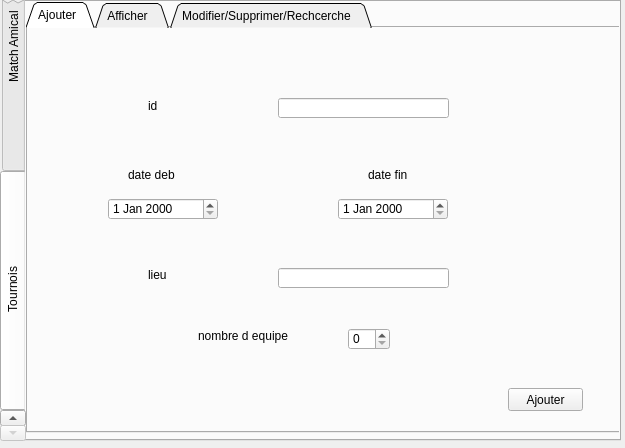
<?xml version="1.0" encoding="UTF-8"?>
<ui version="4.0">
 <class>Dialogplanification</class>
 <widget class="QDialog" name="Dialogplanification">
  <property name="geometry">
   <rect>
    <x>0</x>
    <y>0</y>
    <width>625</width>
    <height>448</height>
   </rect>
  </property>
  <property name="windowTitle">
   <string>Dialog</string>
  </property>
  <widget class="QTabWidget" name="tabWidget">
   <property name="geometry">
    <rect>
     <x>0</x>
     <y>0</y>
     <width>621</width>
     <height>441</height>
    </rect>
   </property>
   <property name="tabPosition">
    <enum>QTabWidget::West</enum>
   </property>
   <property name="currentIndex">
    <number>1</number>
   </property>
   <widget class="QWidget" name="tab_2">
    <attribute name="title">
     <string>                       Match Amical                      </string>
    </attribute>
    <widget class="QTabWidget" name="tabWidget_2">
     <property name="geometry">
      <rect>
       <x>0</x>
       <y>0</y>
       <width>591</width>
       <height>431</height>
      </rect>
     </property>
     <property name="tabShape">
      <enum>QTabWidget::Triangular</enum>
     </property>
     <property name="currentIndex">
      <number>0</number>
     </property>
     <widget class="QWidget" name="tab_7">
      <attribute name="title">
       <string>Ajouter  </string>
      </attribute>
      <widget class="QLabel" name="label_a1">
       <property name="geometry">
        <rect>
         <x>0</x>
         <y>0</y>
         <width>581</width>
         <height>411</height>
        </rect>
       </property>
       <property name="text">
        <string/>
       </property>
      </widget>
      <widget class="QPushButton" name="pb_ajouter_3">
       <property name="geometry">
        <rect>
         <x>490</x>
         <y>360</y>
         <width>75</width>
         <height>23</height>
        </rect>
       </property>
       <property name="text">
        <string>Ajouter</string>
       </property>
       <property name="icon">
        <iconset>
         <normaloff>../../Desktop/green-button-png-6.png</normaloff>../../Desktop/green-button-png-6.png</iconset>
       </property>
      </widget>
      <widget class="QLineEdit" name="lineEdit_id">
       <property name="geometry">
        <rect>
         <x>210</x>
         <y>80</y>
         <width>171</width>
         <height>20</height>
        </rect>
       </property>
      </widget>
      <widget class="QDateEdit" name="dateEdit_5">
       <property name="geometry">
        <rect>
         <x>230</x>
         <y>130</y>
         <width>110</width>
         <height>22</height>
        </rect>
       </property>
      </widget>
      <widget class="QLabel" name="label_24">
       <property name="geometry">
        <rect>
         <x>140</x>
         <y>140</y>
         <width>47</width>
         <height>13</height>
        </rect>
       </property>
       <property name="text">
        <string>date</string>
       </property>
      </widget>
      <widget class="QTimeEdit" name="timeEdit_13">
       <property name="geometry">
        <rect>
         <x>320</x>
         <y>270</y>
         <width>118</width>
         <height>22</height>
        </rect>
       </property>
      </widget>
      <widget class="QLabel" name="label_25">
       <property name="geometry">
        <rect>
         <x>150</x>
         <y>240</y>
         <width>47</width>
         <height>13</height>
        </rect>
       </property>
       <property name="text">
        <string>debut</string>
       </property>
      </widget>
      <widget class="QLineEdit" name="lineEdit_lieu">
       <property name="geometry">
        <rect>
         <x>210</x>
         <y>190</y>
         <width>171</width>
         <height>20</height>
        </rect>
       </property>
      </widget>
      <widget class="QLabel" name="label_23">
       <property name="geometry">
        <rect>
         <x>140</x>
         <y>190</y>
         <width>47</width>
         <height>13</height>
        </rect>
       </property>
       <property name="text">
        <string>lieu</string>
       </property>
      </widget>
      <widget class="QLabel" name="label_26">
       <property name="geometry">
        <rect>
         <x>350</x>
         <y>240</y>
         <width>47</width>
         <height>13</height>
        </rect>
       </property>
       <property name="text">
        <string>fin</string>
       </property>
      </widget>
      <widget class="QLabel" name="label_20">
       <property name="geometry">
        <rect>
         <x>140</x>
         <y>80</y>
         <width>61</width>
         <height>16</height>
        </rect>
       </property>
       <property name="text">
        <string>id</string>
       </property>
      </widget>
      <widget class="QTimeEdit" name="timeEdit_12">
       <property name="geometry">
        <rect>
         <x>120</x>
         <y>270</y>
         <width>118</width>
         <height>22</height>
        </rect>
       </property>
      </widget>
     </widget>
     <widget class="QWidget" name="tab_8">
      <attribute name="title">
       <string>Afficher   </string>
      </attribute>
      <widget class="QLabel" name="label_a2">
       <property name="geometry">
        <rect>
         <x>0</x>
         <y>0</y>
         <width>581</width>
         <height>411</height>
        </rect>
       </property>
       <property name="text">
        <string/>
       </property>
      </widget>
      <widget class="QTableView" name="tabmatch">
       <property name="geometry">
        <rect>
         <x>30</x>
         <y>30</y>
         <width>521</width>
         <height>241</height>
        </rect>
       </property>
      </widget>
      <widget class="QPushButton" name="pushButton_2">
       <property name="geometry">
        <rect>
         <x>380</x>
         <y>280</y>
         <width>91</width>
         <height>23</height>
        </rect>
       </property>
       <property name="text">
        <string>Imprimer pdf</string>
       </property>
       <property name="icon">
        <iconset>
         <normaloff>../../Desktop/small-button-clip-art-clkerm-vector-clip-art-37.png</normaloff>../../Desktop/small-button-clip-art-clkerm-vector-clip-art-37.png</iconset>
       </property>
      </widget>
      <widget class="QPushButton" name="pushButton_4">
       <property name="geometry">
        <rect>
         <x>110</x>
         <y>280</y>
         <width>51</width>
         <height>23</height>
        </rect>
       </property>
       <property name="text">
        <string>tri desc</string>
       </property>
      </widget>
      <widget class="QPushButton" name="pushButton_5">
       <property name="geometry">
        <rect>
         <x>50</x>
         <y>280</y>
         <width>51</width>
         <height>23</height>
        </rect>
       </property>
       <property name="text">
        <string>tri asc</string>
       </property>
      </widget>
     </widget>
     <widget class="QWidget" name="tab_9">
      <attribute name="title">
       <string>Modifier /Supprimer/Recherche</string>
      </attribute>
      <widget class="QLabel" name="label_a3">
       <property name="geometry">
        <rect>
         <x>0</x>
         <y>0</y>
         <width>621</width>
         <height>431</height>
        </rect>
       </property>
       <property name="text">
        <string/>
       </property>
      </widget>
      <widget class="QLabel" name="label_35">
       <property name="geometry">
        <rect>
         <x>210</x>
         <y>20</y>
         <width>61</width>
         <height>16</height>
        </rect>
       </property>
       <property name="text">
        <string>Recherche </string>
       </property>
      </widget>
      <widget class="QLabel" name="label_21">
       <property name="geometry">
        <rect>
         <x>40</x>
         <y>310</y>
         <width>89</width>
         <height>20</height>
        </rect>
       </property>
       <property name="text">
        <string>ID</string>
       </property>
      </widget>
      <widget class="QLabel" name="label_27">
       <property name="geometry">
        <rect>
         <x>40</x>
         <y>341</y>
         <width>89</width>
         <height>20</height>
        </rect>
       </property>
       <property name="text">
        <string>Lieu</string>
       </property>
      </widget>
      <widget class="QLineEdit" name="Recherchid">
       <property name="geometry">
        <rect>
         <x>270</x>
         <y>20</y>
         <width>113</width>
         <height>20</height>
        </rect>
       </property>
      </widget>
      <widget class="QLineEdit" name="modlieu">
       <property name="geometry">
        <rect>
         <x>140</x>
         <y>340</y>
         <width>69</width>
         <height>20</height>
        </rect>
       </property>
      </widget>
      <widget class="QLineEdit" name="modid">
       <property name="geometry">
        <rect>
         <x>140</x>
         <y>310</y>
         <width>69</width>
         <height>20</height>
        </rect>
       </property>
      </widget>
      <widget class="QLabel" name="label_34">
       <property name="geometry">
        <rect>
         <x>40</x>
         <y>372</y>
         <width>89</width>
         <height>20</height>
        </rect>
       </property>
       <property name="text">
        <string>Date</string>
       </property>
      </widget>
      <widget class="QPushButton" name="pb_ajouter_7">
       <property name="geometry">
        <rect>
         <x>470</x>
         <y>360</y>
         <width>75</width>
         <height>23</height>
        </rect>
       </property>
       <property name="text">
        <string>Modifier</string>
       </property>
       <property name="icon">
        <iconset>
         <normaloff>../../Desktop/green-button-png-6.png</normaloff>../../Desktop/green-button-png-6.png</iconset>
       </property>
      </widget>
      <widget class="QLabel" name="label_33">
       <property name="geometry">
        <rect>
         <x>230</x>
         <y>320</y>
         <width>89</width>
         <height>20</height>
        </rect>
       </property>
       <property name="text">
        <string>Heure Debut</string>
       </property>
      </widget>
      <widget class="QLabel" name="label">
       <property name="geometry">
        <rect>
         <x>230</x>
         <y>360</y>
         <width>71</width>
         <height>16</height>
        </rect>
       </property>
       <property name="text">
        <string>Heure Fin</string>
       </property>
      </widget>
      <widget class="QTimeEdit" name="modhdebut">
       <property name="geometry">
        <rect>
         <x>310</x>
         <y>320</y>
         <width>118</width>
         <height>22</height>
        </rect>
       </property>
      </widget>
      <widget class="QTimeEdit" name="modhfin">
       <property name="geometry">
        <rect>
         <x>310</x>
         <y>360</y>
         <width>118</width>
         <height>22</height>
        </rect>
       </property>
      </widget>
      <widget class="QTableView" name="AffichRecherche">
       <property name="geometry">
        <rect>
         <x>20</x>
         <y>60</y>
         <width>541</width>
         <height>221</height>
        </rect>
       </property>
      </widget>
      <widget class="QLineEdit" name="moddate">
       <property name="geometry">
        <rect>
         <x>140</x>
         <y>370</y>
         <width>71</width>
         <height>20</height>
        </rect>
       </property>
      </widget>
      <widget class="QPushButton" name="pb_supprimer_4">
       <property name="geometry">
        <rect>
         <x>470</x>
         <y>320</y>
         <width>75</width>
         <height>23</height>
        </rect>
       </property>
       <property name="text">
        <string>Supprimer</string>
       </property>
       <property name="icon">
        <iconset>
         <normaloff>../../Desktop/rectangle-button-icon-png-6.png</normaloff>../../Desktop/rectangle-button-icon-png-6.png</iconset>
       </property>
      </widget>
     </widget>
    </widget>
   </widget>
   <widget class="QWidget" name="tab">
    <attribute name="title">
     <string>                          Tournois                         </string>
    </attribute>
    <widget class="QLabel" name="label_8">
     <property name="geometry">
      <rect>
       <x>-20</x>
       <y>-10</y>
       <width>531</width>
       <height>371</height>
      </rect>
     </property>
     <property name="text">
      <string/>
     </property>
    </widget>
    <widget class="QTabWidget" name="tabWidget_3">
     <property name="geometry">
      <rect>
       <x>0</x>
       <y>0</y>
       <width>601</width>
       <height>431</height>
      </rect>
     </property>
     <property name="tabShape">
      <enum>QTabWidget::Triangular</enum>
     </property>
     <property name="currentIndex">
      <number>0</number>
     </property>
     <widget class="QWidget" name="tab_13">
      <attribute name="title">
       <string>Ajouter  </string>
      </attribute>
      <widget class="QLabel" name="label_a1_3">
       <property name="geometry">
        <rect>
         <x>0</x>
         <y>0</y>
         <width>591</width>
         <height>411</height>
        </rect>
       </property>
       <property name="text">
        <string/>
       </property>
      </widget>
      <widget class="QDateEdit" name="dateEdit_7">
       <property name="geometry">
        <rect>
         <x>80</x>
         <y>170</y>
         <width>110</width>
         <height>22</height>
        </rect>
       </property>
      </widget>
      <widget class="QLineEdit" name="lineEditid">
       <property name="geometry">
        <rect>
         <x>250</x>
         <y>70</y>
         <width>171</width>
         <height>20</height>
        </rect>
       </property>
      </widget>
      <widget class="QLineEdit" name="lineEdit_lieu_2">
       <property name="geometry">
        <rect>
         <x>250</x>
         <y>240</y>
         <width>171</width>
         <height>20</height>
        </rect>
       </property>
      </widget>
      <widget class="QSpinBox" name="spinBox_2">
       <property name="geometry">
        <rect>
         <x>320</x>
         <y>300</y>
         <width>42</width>
         <height>22</height>
        </rect>
       </property>
      </widget>
      <widget class="QDateEdit" name="dateEdit_2">
       <property name="geometry">
        <rect>
         <x>310</x>
         <y>170</y>
         <width>110</width>
         <height>22</height>
        </rect>
       </property>
      </widget>
      <widget class="QLabel" name="label_32">
       <property name="geometry">
        <rect>
         <x>120</x>
         <y>70</y>
         <width>61</width>
         <height>16</height>
        </rect>
       </property>
       <property name="text">
        <string>id</string>
       </property>
      </widget>
      <widget class="QLabel" name="label_5">
       <property name="geometry">
        <rect>
         <x>170</x>
         <y>300</y>
         <width>111</width>
         <height>16</height>
        </rect>
       </property>
       <property name="text">
        <string>nombre d equipe</string>
       </property>
      </widget>
      <widget class="QLabel" name="label_6">
       <property name="geometry">
        <rect>
         <x>340</x>
         <y>140</y>
         <width>47</width>
         <height>13</height>
        </rect>
       </property>
       <property name="text">
        <string>date fin</string>
       </property>
      </widget>
      <widget class="QLabel" name="label_39">
       <property name="geometry">
        <rect>
         <x>100</x>
         <y>140</y>
         <width>47</width>
         <height>13</height>
        </rect>
       </property>
       <property name="text">
        <string>date debut</string>
       </property>
      </widget>
      <widget class="QLabel" name="label_40">
       <property name="geometry">
        <rect>
         <x>120</x>
         <y>240</y>
         <width>47</width>
         <height>13</height>
        </rect>
       </property>
       <property name="text">
        <string>lieu</string>
       </property>
      </widget>
      <widget class="QPushButton" name="pb_ajouter_5">
       <property name="geometry">
        <rect>
         <x>480</x>
         <y>360</y>
         <width>75</width>
         <height>23</height>
        </rect>
       </property>
       <property name="text">
        <string>Ajouter</string>
       </property>
       <property name="icon">
        <iconset>
         <normaloff>../../Desktop/green-button-png-6.png</normaloff>../../Desktop/green-button-png-6.png</iconset>
       </property>
      </widget>
     </widget>
     <widget class="QWidget" name="tab_14">
      <attribute name="title">
       <string>Afficher   </string>
      </attribute>
      <widget class="QLabel" name="label_lum2_4">
       <property name="geometry">
        <rect>
         <x>-10</x>
         <y>-10</y>
         <width>571</width>
         <height>311</height>
        </rect>
       </property>
       <property name="text">
        <string/>
       </property>
      </widget>
      <widget class="QLabel" name="label_a2_3">
       <property name="geometry">
        <rect>
         <x>0</x>
         <y>0</y>
         <width>591</width>
         <height>411</height>
        </rect>
       </property>
       <property name="text">
        <string/>
       </property>
      </widget>
      <widget class="QPushButton" name="pushButton_8">
       <property name="geometry">
        <rect>
         <x>360</x>
         <y>270</y>
         <width>91</width>
         <height>23</height>
        </rect>
       </property>
       <property name="text">
        <string>Imprimer pdf</string>
       </property>
       <property name="icon">
        <iconset>
         <normaloff>../../Desktop/small-button-clip-art-clkerm-vector-clip-art-37.png</normaloff>../../Desktop/small-button-clip-art-clkerm-vector-clip-art-37.png</iconset>
       </property>
      </widget>
      <widget class="QTableView" name="tabmatch2">
       <property name="geometry">
        <rect>
         <x>20</x>
         <y>20</y>
         <width>551</width>
         <height>241</height>
        </rect>
       </property>
      </widget>
      <widget class="QPushButton" name="pushButton_9">
       <property name="geometry">
        <rect>
         <x>90</x>
         <y>270</y>
         <width>51</width>
         <height>23</height>
        </rect>
       </property>
       <property name="text">
        <string>tri desc</string>
       </property>
      </widget>
      <widget class="QPushButton" name="pushButton_10">
       <property name="geometry">
        <rect>
         <x>30</x>
         <y>270</y>
         <width>51</width>
         <height>23</height>
        </rect>
       </property>
       <property name="text">
        <string>tri asc</string>
       </property>
      </widget>
     </widget>
     <widget class="QWidget" name="tab_15">
      <attribute name="title">
       <string>Modifier/Supprimer/Rechcerche   </string>
      </attribute>
      <widget class="QLabel" name="label_lum3_4">
       <property name="geometry">
        <rect>
         <x>0</x>
         <y>0</y>
         <width>571</width>
         <height>301</height>
        </rect>
       </property>
       <property name="text">
        <string/>
       </property>
      </widget>
      <widget class="QLabel" name="label_a3_3">
       <property name="geometry">
        <rect>
         <x>0</x>
         <y>0</y>
         <width>601</width>
         <height>411</height>
        </rect>
       </property>
       <property name="text">
        <string/>
       </property>
      </widget>
      <widget class="QPushButton" name="pb_supprimer_5">
       <property name="geometry">
        <rect>
         <x>460</x>
         <y>320</y>
         <width>75</width>
         <height>23</height>
        </rect>
       </property>
       <property name="text">
        <string>Supprimer</string>
       </property>
       <property name="icon">
        <iconset>
         <normaloff>../../Desktop/rectangle-button-icon-png-6.png</normaloff>../../Desktop/rectangle-button-icon-png-6.png</iconset>
       </property>
      </widget>
      <widget class="QLineEdit" name="modlieu_3">
       <property name="geometry">
        <rect>
         <x>130</x>
         <y>340</y>
         <width>69</width>
         <height>20</height>
        </rect>
       </property>
      </widget>
      <widget class="QLabel" name="label_7">
       <property name="geometry">
        <rect>
         <x>220</x>
         <y>350</y>
         <width>71</width>
         <height>16</height>
        </rect>
       </property>
       <property name="text">
        <string>date Fin</string>
       </property>
      </widget>
      <widget class="QLabel" name="label_41">
       <property name="geometry">
        <rect>
         <x>30</x>
         <y>341</y>
         <width>89</width>
         <height>20</height>
        </rect>
       </property>
       <property name="text">
        <string>Lieu</string>
       </property>
      </widget>
      <widget class="QLineEdit" name="modid_3">
       <property name="geometry">
        <rect>
         <x>130</x>
         <y>310</y>
         <width>69</width>
         <height>20</height>
        </rect>
       </property>
      </widget>
      <widget class="QPushButton" name="pb_ajouter_9">
       <property name="geometry">
        <rect>
         <x>460</x>
         <y>360</y>
         <width>75</width>
         <height>23</height>
        </rect>
       </property>
       <property name="text">
        <string>Modifier</string>
       </property>
       <property name="icon">
        <iconset>
         <normaloff>../../Desktop/green-button-png-6.png</normaloff>../../Desktop/green-button-png-6.png</iconset>
       </property>
      </widget>
      <widget class="QLabel" name="label_43">
       <property name="geometry">
        <rect>
         <x>200</x>
         <y>20</y>
         <width>61</width>
         <height>16</height>
        </rect>
       </property>
       <property name="text">
        <string>Recherche </string>
       </property>
      </widget>
      <widget class="QLineEdit" name="Recherchid_3">
       <property name="geometry">
        <rect>
         <x>260</x>
         <y>20</y>
         <width>113</width>
         <height>20</height>
        </rect>
       </property>
      </widget>
      <widget class="QLabel" name="label_44">
       <property name="geometry">
        <rect>
         <x>220</x>
         <y>310</y>
         <width>89</width>
         <height>20</height>
        </rect>
       </property>
       <property name="text">
        <string>date Debut</string>
       </property>
      </widget>
      <widget class="QTableView" name="AffichRecherche_3">
       <property name="geometry">
        <rect>
         <x>10</x>
         <y>60</y>
         <width>541</width>
         <height>221</height>
        </rect>
       </property>
      </widget>
      <widget class="QLabel" name="label_45">
       <property name="geometry">
        <rect>
         <x>30</x>
         <y>310</y>
         <width>89</width>
         <height>20</height>
        </rect>
       </property>
       <property name="text">
        <string>ID</string>
       </property>
      </widget>
      <widget class="QLabel" name="label_46">
       <property name="geometry">
        <rect>
         <x>150</x>
         <y>380</y>
         <width>89</width>
         <height>20</height>
        </rect>
       </property>
       <property name="text">
        <string>nombre d'equipe</string>
       </property>
      </widget>
      <widget class="QLineEdit" name="moddd">
       <property name="geometry">
        <rect>
         <x>300</x>
         <y>310</y>
         <width>113</width>
         <height>20</height>
        </rect>
       </property>
      </widget>
      <widget class="QLineEdit" name="moddf">
       <property name="geometry">
        <rect>
         <x>300</x>
         <y>350</y>
         <width>113</width>
         <height>20</height>
        </rect>
       </property>
      </widget>
      <widget class="QLineEdit" name="modnbr">
       <property name="geometry">
        <rect>
         <x>240</x>
         <y>380</y>
         <width>41</width>
         <height>20</height>
        </rect>
       </property>
      </widget>
     </widget>
    </widget>
   </widget>
  </widget>
 </widget>
 <resources/>
 <connections/>
</ui>
